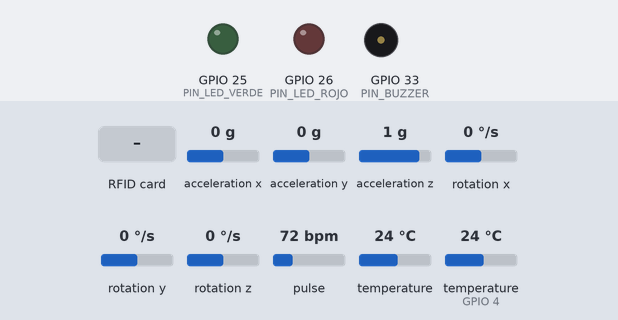
Bench run of a sketch on a simulated ESP32. Parts: output pins drawn as LEDs (lit = HIGH), buzzer (waves = sounding, pin HIGH). The test bench sets the inputs (shaded band); at power-on: acceleration z 1 g, temperature (sensor on GPIO 4) 24 °C, acceleration x 0 g, acceleration y 0 g, rotation x 0 °/s, rotation y 0 °/s, rotation z 0 °/s, pulse 72 bpm, temperature 24 °C. What the sketch prints to the serial monitor is not drawn.

Above: at 1.2 s.
1.3 s: RFID card 5E 7A 19 C4 held to the reader
At 1.54 s:
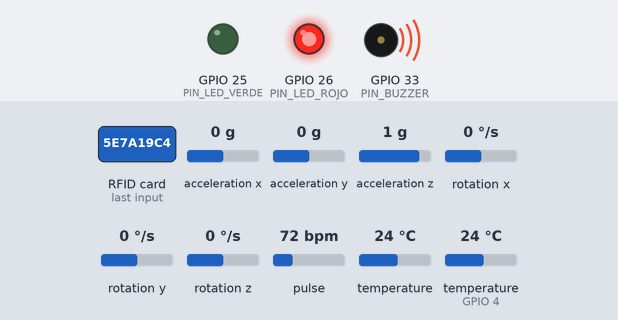
At 1.95 s:
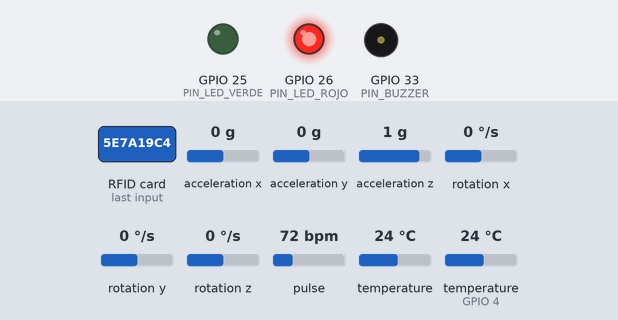
3.6 s: RFID card A3 B2 1C 04 held to the reader
At 3.9 s:
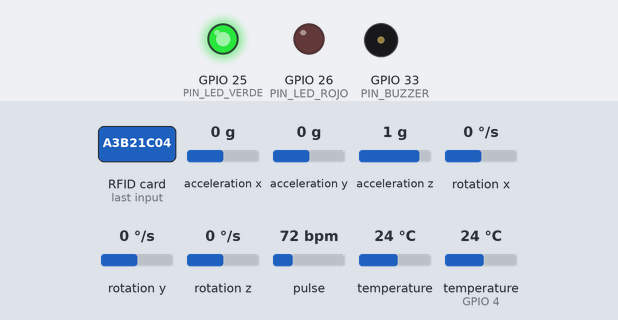
5.9 s: acceleration z set to 0.6 g
7.4 s: acceleration z set to 0.3 g
10.5 s: temperature (sensor on GPIO 4) set to 20.3 °C
12.0 s: temperature (sensor on GPIO 4) set to 19.6 °C
Timing chart, 0 to 15.0 s (numbered marks = the images above; inputs shaded):
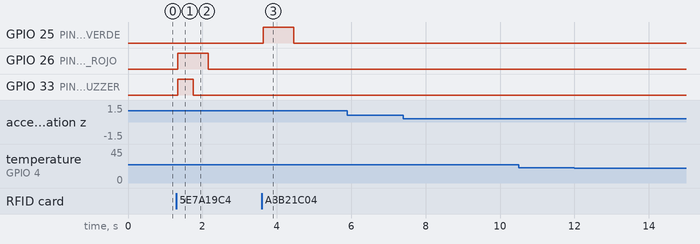

Measured:
- after the input at 1.3 s, GPIO 26 (PIN_LED_ROJO): LOW → HIGH at once, → LOW 0.82 s later; GPIO 33 (PIN_BUZZER): LOW → HIGH at once, → LOW 0.42 s later
- after the input at 3.6 s, GPIO 25 (PIN_LED_VERDE): LOW → HIGH at once, → LOW 0.82 s later
- after the input at 5.9 s, every drawn part: stays the same
- after the input at 7.4 s, every drawn part: stays the same
- after the input at 10.5 s, every drawn part: stays the same
- after the input at 12.0 s, every drawn part: stays the same

The sketch:

M_dulo5_freertos.ino
```cpp
/* Módulo5 — Migración a FreeRTOS*/

#include <Wire.h>
#include "MAX30105.h"
#include <Adafruit_MPU6050.h>
#include <Adafruit_Sensor.h>
#include <OneWire.h>
#include <DallasTemperature.h>
#include <SPI.h>
#include <MFRC522.h>
#include <math.h>

//definicion pines
#define PIN_SDA             21
#define PIN_SCL             22
#define FREC_I2C_HZ         100000UL
#define DIR_MPU6050         0x68
#define PIN_ONEWIRE          4
#define RESOLUCION_DS18B20  12
#define TIEMPO_CONVERSION_DS18B20  750   //ms a 12 bits
#define PIN_RC522_SS         5
#define PIN_RC522_RST       27
#define PIN_LED_VERDE       25
#define PIN_LED_ROJO        26
#define PIN_BUZZER          33
#define T_INDICACION_MS    800
#define T_ALARMA_MS        400
#define NUCLEO_ADQUISICION   1
#define NUCLEO_SERVICIOS     0
#define PRIO_I2C             3
#define PRIO_DS18B20         2
#define PRIO_RFID            2
#define PRIO_DIAGNOSTICO     1
#define PILA_TAREA        4096   //bytes
#define PERIODO_I2C_MS          10
#define PERIODO_DS18B20_MS    1000
#define PERIODO_RFID_MS         50
#define PERIODO_DIAGNOSTICO_MS 1000
//en caso de que ocurran 5 intentos seguidos fallados se reporta un fallo
#define UMBRAL_FALLOS            5
#define UMBRAL_SIN_MUESTRAS     25
//rangos aceptables
#define IR_MINIMO_CONTACTO  50000UL
#define IR_MAXIMO           262143UL
#define ACEL_MAXIMA_G         16.0
#define ACEL_REPOSO_MIN_G      0.5
#define TEMP_MINIMA_C          20.0
#define TEMP_MAXIMA_C          45.0
#define SERIAL_BAUDIOS      115200
//tags autorizados
const char* TAGS_AUTORIZADOS[] = {
  "A3B21C04",
  "8F1E9D22"
};
const uint8_t CANTIDAD_TAGS_AUTORIZADOS =
    sizeof(TAGS_AUTORIZADOS) / sizeof(TAGS_AUTORIZADOS[0]);

//modulo de datos
enum EstadoModulo {
  NO_INICIALIZADO,
  LECTURA_OK,
  ERROR_BUS,
  FUERA_DE_RANGO,
  SIN_DATO
};
struct Medicion {
  float        valor;
  const char*  unidad;
  uint32_t     marca_tiempo;
  const char*  origen;
  bool         valida;
  EstadoModulo estado;
};
const char* nombreEstado(EstadoModulo e) {
  switch (e) {
    case NO_INICIALIZADO: return "NO_INIT";
    case LECTURA_OK:      return "OK";
    case ERROR_BUS:       return "ERROR_BUS";
    case FUERA_DE_RANGO:  return "FUERA_RANGO";
    case SIN_DATO:        return "SIN_DATO";
    default:              return "?";
  }
}
Medicion crearMedicion(float valor, const char* unidad,
                       const char* origen, EstadoModulo estado) {
  Medicion m;
  m.valor        = valor;
  m.unidad       = unidad;
  m.marca_tiempo = (uint32_t)millis();
  m.origen       = origen;
  m.valida       = (estado == LECTURA_OK);
  m.estado       = estado;
  return m;
}

//aca se valida la etapa anterior (4)
EstadoModulo validarMAX30102(uint32_t ir) {
  if (ir == 0)                 return ERROR_BUS;
  if (ir >= IR_MAXIMO)         return FUERA_DE_RANGO;
  if (ir < IR_MINIMO_CONTACTO) return FUERA_DE_RANGO;
  return LECTURA_OK;
}
EstadoModulo validarMPU6050(float ax, float ay, float az) {
  float magnitud = sqrtf(ax * ax + ay * ay + az * az);
  if (ax == 0.0f && ay == 0.0f && az == 0.0f) return ERROR_BUS;
  if (magnitud > ACEL_MAXIMA_G)               return FUERA_DE_RANGO;
  if (magnitud < ACEL_REPOSO_MIN_G)           return FUERA_DE_RANGO;
  return LECTURA_OK;
}
EstadoModulo validarDS18B20(float temperatura) {
  if (temperatura <= -126.0f || fabsf(temperatura - 85.0f) < 0.01f) return ERROR_BUS;
  if (temperatura < TEMP_MINIMA_C || temperatura > TEMP_MAXIMA_C)   return FUERA_DE_RANGO;
  return LECTURA_OK;
}
//estado de cada sensor y o componente
MAX30105          max30102;
Adafruit_MPU6050  mpu;
OneWire           busOneWire(PIN_ONEWIRE);
DallasTemperature ds18b20(&busOneWire);
DeviceAddress     direccionDS18B20;
MFRC522           rc522(PIN_RC522_SS, PIN_RC522_RST);
Medicion     medIR, medAcel, medTemp;
EstadoModulo estadoRFID   = NO_INICIALIZADO;
char         ultimoUID[21] = "ninguno";
const char*  ultimoAcceso  = "-";
SemaphoreHandle_t mutexDatos;

// nucleo en el q se esta corriendo
volatile int nucleoI2C = -1, nucleoDS = -1, nucleoRFID = -1, nucleoDiag = -1;

//guarda una nueva medicion
void guardar(Medicion &destino, const Medicion &nueva) {
  if (xSemaphoreTake(mutexDatos, pdMS_TO_TICKS(5)) == pdTRUE) {
    destino = nueva;
    xSemaphoreGive(mutexDatos);
  }
}
void marcarError(Medicion &destino) {
  if (xSemaphoreTake(mutexDatos, pdMS_TO_TICKS(5)) == pdTRUE) {
    destino.estado = ERROR_BUS;
    destino.valida = false;
    xSemaphoreGive(mutexDatos);
  }
}
// se inician los sensores
bool inicializarMAX30102() {
  if (!max30102.begin(Wire, I2C_SPEED_STANDARD)) return false;
  max30102.setup(0x1F, 4, 2, 100, 411, 4096);
  return true;
}
bool inicializarMPU6050() {
  if (!mpu.begin(DIR_MPU6050, &Wire)) return false;
  mpu.setAccelerometerRange(MPU6050_RANGE_16_G);
  mpu.setGyroRange(MPU6050_RANGE_2000_DEG);
  mpu.setFilterBandwidth(MPU6050_BAND_44_HZ);
  return true;
}
bool inicializarDS18B20() {
  ds18b20.begin();
  if (ds18b20.getDeviceCount() == 0)            return false;
  if (!ds18b20.getAddress(direccionDS18B20, 0)) return false;
  ds18b20.setResolution(direccionDS18B20, RESOLUCION_DS18B20);
  ds18b20.setWaitForConversion(false);   // la espera la maneja la tarea
  return true;
}
bool inicializarRC522() {
  SPI.begin();
  rc522.PCD_Init();
  byte version = rc522.PCD_ReadRegister(MFRC522::VersionReg);
  return !(version == 0x00 || version == 0xFF);
}

//actuadores
void uidATexto(MFRC522::Uid *uid, char *destino, size_t tam) {
  destino[0] = '\0';
  char byteTexto[3];
  for (byte i = 0; i < uid->size; i++) {
    snprintf(byteTexto, sizeof(byteTexto), "%02X", uid->uidByte[i]);
    strncat(destino, byteTexto, tam - strlen(destino) - 1);
  }
}
bool tagAutorizado(const char *uidTexto) {
  for (uint8_t i = 0; i < CANTIDAD_TAGS_AUTORIZADOS; i++) {
    if (strcmp(uidTexto, TAGS_AUTORIZADOS[i]) == 0) return true;
  }
  return false;
}

bool     ledVerdeEncendido = false, ledRojoEncendido = false, buzzerEncendido = false;
uint32_t tLedVerde = 0, tLedRojo = 0, tBuzzer = 0;
void concederAcceso() {
  digitalWrite(PIN_LED_VERDE, HIGH);
  ledVerdeEncendido = true;
  tLedVerde = millis();
}
void denegarAcceso() {
  digitalWrite(PIN_LED_ROJO, HIGH);
  ledRojoEncendido = true;
  tLedRojo = millis();
  digitalWrite(PIN_BUZZER, HIGH);
  buzzerEncendido = true;
  tBuzzer = millis();
}

//se apaga cada salida cuando se cumple su ciclo
void actualizarActuadores() {
  uint32_t ahora = millis();
  if (ledVerdeEncendido && (ahora - tLedVerde >= T_INDICACION_MS)) {
    digitalWrite(PIN_LED_VERDE, LOW);  ledVerdeEncendido = false;
  }
  if (ledRojoEncendido && (ahora - tLedRojo >= T_INDICACION_MS)) {
    digitalWrite(PIN_LED_ROJO, LOW);   ledRojoEncendido = false;
  }
  if (buzzerEncendido && (ahora - tBuzzer >= T_ALARMA_MS)) {
    digitalWrite(PIN_BUZZER, LOW);     buzzerEncendido = false;
  }
}

//nucleo 1 los dos sensores comparten SCL y SCA
void tareaI2C(void *parametro) {
  nucleoI2C = xPortGetCoreID();
  TickType_t ultimoDespertar = xTaskGetTickCount();
  uint16_t ciclosSinMuestra = 0;
  uint8_t  fallosMpu = 0;
  const float G = 9.80665f;

  for (;;) {
    max30102.check();
    bool hayMuestra = false;
    uint32_t ir = 0;
    while (max30102.available()) {
      ir = max30102.getFIFOIR();
      max30102.nextSample();
      hayMuestra = true;
    }

    if (hayMuestra) {
      ciclosSinMuestra = 0;
      guardar(medIR, crearMedicion((float)ir, "cuentas", "MAX30102",
                                   validarMAX30102(ir)));
    } else if (ciclosSinMuestra < UMBRAL_SIN_MUESTRAS) {
      ciclosSinMuestra++;
      if (ciclosSinMuestra == UMBRAL_SIN_MUESTRAS) marcarError(medIR);
    }

    // sensor MPU6050
    sensors_event_t a, g, temp;
    if (mpu.getEvent(&a, &g, &temp)) {
      fallosMpu = 0;
      float ax = a.acceleration.x / G;
      float ay = a.acceleration.y / G;
      float az = a.acceleration.z / G;
      guardar(medAcel, crearMedicion(sqrtf(ax * ax + ay * ay + az * az), "g",
                                     "MPU6050", validarMPU6050(ax, ay, az)));
    } else if (++fallosMpu >= UMBRAL_FALLOS) {
      fallosMpu = UMBRAL_FALLOS;
      marcarError(medAcel);
    }

    vTaskDelayUntil(&ultimoDespertar, pdMS_TO_TICKS(PERIODO_I2C_MS));
  }
}

//reemplaza la maquina de estados de la etapa 4
void tareaDS18B20(void *parametro) {
  nucleoDS = xPortGetCoreID();
  TickType_t ultimoDespertar = xTaskGetTickCount();
  for (;;) {
    ds18b20.requestTemperaturesByAddress(direccionDS18B20);
    vTaskDelay(pdMS_TO_TICKS(TIEMPO_CONVERSION_DS18B20));
    float t = ds18b20.getTempC(direccionDS18B20);
    guardar(medTemp, crearMedicion(t, "C", "DS18B20", validarDS18B20(t)));
    vTaskDelayUntil(&ultimoDespertar, pdMS_TO_TICKS(PERIODO_DS18B20_MS));
  }
}

//control de acceso y actuadores
void tareaRFID(void *parametro) {
  nucleoRFID = xPortGetCoreID();
  TickType_t ultimoDespertar = xTaskGetTickCount();

  for (;;) {
    //ambas funciones responden de inmediato si no hay tarjeta
    if (rc522.PICC_IsNewCardPresent() && rc522.PICC_ReadCardSerial()) {
      char uid[21];
      uidATexto(&rc522.uid, uid, sizeof(uid));
      bool autorizado = tagAutorizado(uid);
      if (autorizado) concederAcceso();
      else            denegarAcceso();
      if (xSemaphoreTake(mutexDatos, pdMS_TO_TICKS(5)) == pdTRUE) {
        strncpy(ultimoUID, uid, sizeof(ultimoUID) - 1);
        ultimoUID[sizeof(ultimoUID) - 1] = '\0';
        ultimoAcceso = autorizado ? "CONCEDIDO" : "DENEGADO";
        estadoRFID   = LECTURA_OK;
        xSemaphoreGive(mutexDatos);
      }

      rc522.PICC_HaltA();
      rc522.PCD_StopCrypto1();
    }

    actualizarActuadores();
    vTaskDelayUntil(&ultimoDespertar, pdMS_TO_TICKS(PERIODO_RFID_MS));
  }
}

//copia los datos bajo el mutex y los imprime FUERA del mutex
void tareaDiagnostico(void *parametro) {
  nucleoDiag = xPortGetCoreID();
  TickType_t ultimoDespertar = xTaskGetTickCount();
  bool primeraVez = true;
  for (;;) {
    vTaskDelayUntil(&ultimoDespertar, pdMS_TO_TICKS(PERIODO_DIAGNOSTICO_MS));
    if (primeraVez) {
      primeraVez = false;
      Serial.printf("Tareas -> I2C: nucleo %d | DS18B20: nucleo %d | "
                    "RFID: nucleo %d | Diagnostico: nucleo %d\n",
                    nucleoI2C, nucleoDS, nucleoRFID, nucleoDiag);
    }

    Medicion ir, acel, temp;
    EstadoModulo eRfid;
    char uid[21];
    const char* acceso;

    if (xSemaphoreTake(mutexDatos, pdMS_TO_TICKS(20)) != pdTRUE) continue;
    ir    = medIR;
    acel  = medAcel;
    temp  = medTemp;
    eRfid = estadoRFID;
    strncpy(uid, ultimoUID, sizeof(uid));
    acceso = ultimoAcceso;
    xSemaphoreGive(mutexDatos);

    Serial.printf("[t=%lu ms] MAX30102: %s IR=%.0f | MPU6050: %s |a|=%.2f g | "
                  "DS18B20: %s T=%.1f C | RFID: %s ultimo=%s (%s)\n",
                  (unsigned long)millis(),
                  nombreEstado(ir.estado),   ir.valor,
                  nombreEstado(acel.estado), acel.valor,
                  nombreEstado(temp.estado), temp.valor,
                  nombreEstado(eRfid), uid, acceso);
  }
}


//inicializa para despues crear las tareas
void setup() {
  Serial.begin(SERIAL_BAUDIOS);
  pinMode(PIN_LED_VERDE, OUTPUT);  digitalWrite(PIN_LED_VERDE, LOW);
  pinMode(PIN_LED_ROJO,  OUTPUT);  digitalWrite(PIN_LED_ROJO,  LOW);
  pinMode(PIN_BUZZER,    OUTPUT);  digitalWrite(PIN_BUZZER,    LOW);
  Wire.begin(PIN_SDA, PIN_SCL, FREC_I2C_HZ);
  Serial.println();
  Serial.println("=== ETAPA 5: FreeRTOS, tareas en ambos nucleos ===");

//se inicializa todo antes de las tareas
  bool okMax  = inicializarMAX30102();
  bool okMpu  = inicializarMPU6050();
  bool okDs   = inicializarDS18B20();
  bool okRfid = inicializarRC522();
  medIR   = crearMedicion(0, "cuentas", "MAX30102", okMax ? SIN_DATO : ERROR_BUS);
  medAcel = crearMedicion(0, "g",       "MPU6050",  okMpu ? SIN_DATO : ERROR_BUS);
  medTemp = crearMedicion(0, "C",       "DS18B20",  okDs  ? SIN_DATO : ERROR_BUS);
  estadoRFID = okRfid ? SIN_DATO : ERROR_BUS;
  Serial.printf("MAX30102: %s | MPU6050: %s | DS18B20: %s | RC522: %s\n",
                okMax ? "OK" : "NO responde", okMpu ? "OK" : "NO responde",
                okDs  ? "OK" : "NO responde", okRfid ? "OK" : "NO responde");

  mutexDatos = xSemaphoreCreateMutex();
  xTaskCreatePinnedToCore(tareaI2C,         "I2C",        PILA_TAREA, NULL,  PRIO_I2C,         NULL,   NUCLEO_ADQUISICION);
  xTaskCreatePinnedToCore(tareaDS18B20,     "DS18B20",    PILA_TAREA, NULL,  PRIO_DS18B20,     NULL,   NUCLEO_SERVICIOS);
  xTaskCreatePinnedToCore(tareaRFID,        "RFID",       PILA_TAREA, NULL,  PRIO_RFID,        NULL,   NUCLEO_SERVICIOS);
  xTaskCreatePinnedToCore(tareaDiagnostico, "Diagnostico",PILA_TAREA, NULL,  PRIO_DIAGNOSTICO, NULL,   NUCLEO_SERVICIOS);
  Serial.println("Tareas creadas. Acerca un tag para ver su UID.");
}
void loop() {
  vTaskDelete(NULL);
}
```
